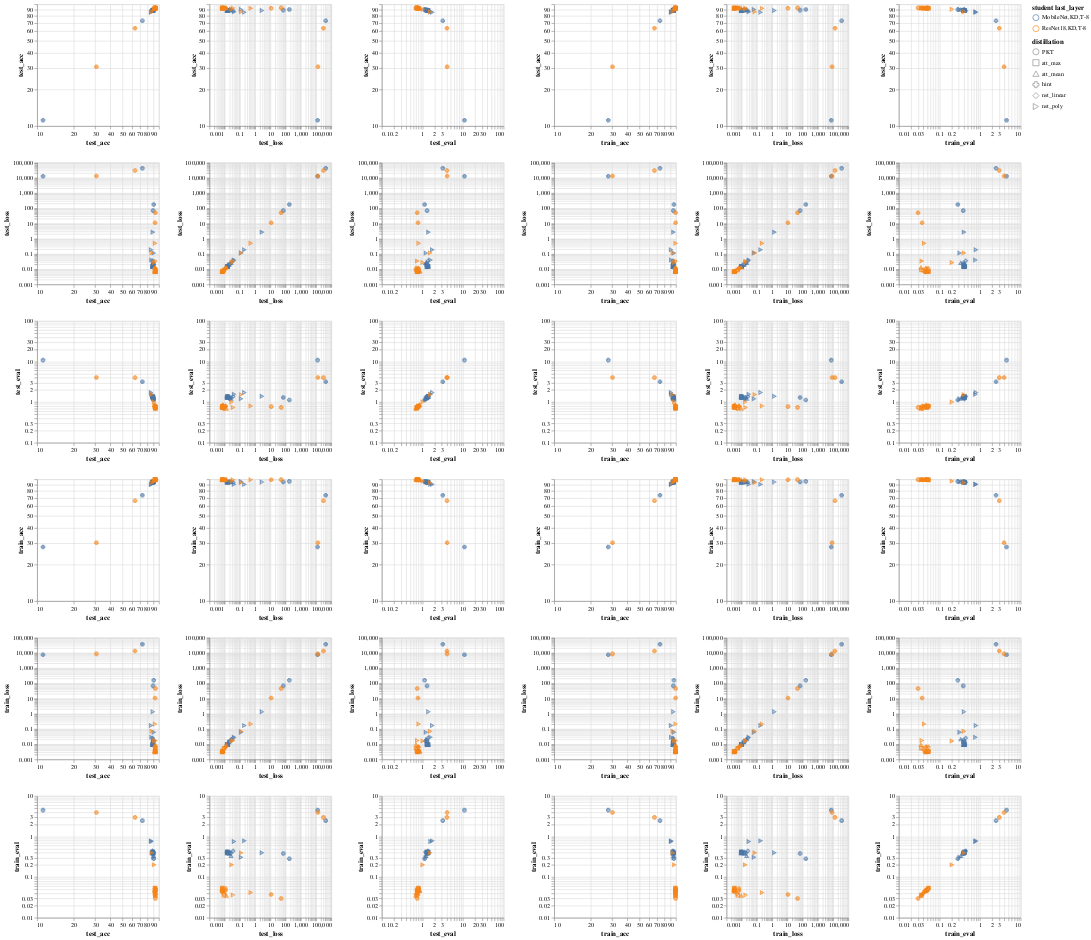

The notebook cell saved with this chart:
### Code cell
detalle=['test_acc', 'test_loss', 'test_eval',
               'train_acc','train_loss', 'train_eval']


scale="log"
chart=alt.Chart(data).mark_point().encode(
    alt.X(alt.repeat("column"), 
          type='quantitative',
          scale=alt.Scale(zero=False,base=10,type=scale)),
    alt.Y(alt.repeat("row"), 
          type='quantitative',
          scale=alt.Scale(zero=False,base=10,type=scale)),
    color='student last_layer',
    shape='distillation'
).properties(
    width=200,
    height=200
).repeat(
    row=detalle,
    column=detalle
)

chart

### Figure 1 — Vega-Lite specification as saved in the notebook (floating-point values rounded to 4 significant figures)
{"config": {"view": {"continuousWidth": 400, "continuousHeight": 300}}, "repeat": {"column": ["test_acc", "test_loss", "test_eval", "train_acc", "train_loss", "train_eval"], "row": ["test_acc", "test_loss", "test_eval", "train_acc", "train_loss", "train_eval"]}, "spec": {"data": {"name": "data-3d3782c6174c04889a904d5ee983986b"}, "mark": "point", "encoding": {"color": {"type": "nominal", "field": "student last_layer"}, "shape": {"type": "nominal", "field": "distillation"}, "x": {"type": "quantitative", "field": {"repeat": "column"}, "scale": {"base": 10, "type": "log", "zero": false}}, "y": {"type": "quantitative", "field": {"repeat": "row"}, "scale": {"base": 10, "type": "log", "zero": false}}}, "height": 200, "width": 200}, "$schema": "https://vega.github.io/schema/vega-lite/v4.0.2.json", "datasets": {"data-3d3782c6174c04889a904d5ee983986b": [{"Unnamed: 0": 0, "test_acc": 88.77, "test_teacher/acc": 93.94, "test_loss": 0.01508, "test_eval": 1.395, "train_acc": 94.67, "train_teacher/acc": 99.89, "train_loss": 0.009206, "train_eval": 0.4134, "epoch": 50, "lr": 0.001, "resume": false, "epochs": 50, "pre": 50, "train_batch_size": 128, "test_batch_size": 128, "student": "MobileNet", "teacher": "ResNet101", "distillation": "att_max", "last_layer": "KD,T-8", "student_layer": 6, "teacher_layer": 26, "layer": 0, "transform": "none,", "dataset": "cifar10,", "exp_name": "las", "student last_layer": "MobileNet,KD,T-8"}, {"Unnamed: 0": 1, "test_acc": 89.1, "test_teacher/acc": 93.94, "test_loss": 0.01436, "test_eval": 1.279, "train_acc": 94.7, "train_teacher/acc": 99.88, "train_loss": 0.009395, "train_eval": 0.4169, "epoch": 50, "lr": 0.001, "resume": false, "epochs": 50, "pre": 50, "train_batch_size": 128, "test_batch_size": 128, "student": "MobileNet", "teacher": "ResNet101", "distillation": "att_max", "last_layer": "KD,T-8", "student_layer": 15, "teacher_layer": 56, "layer": 1, "transform": "none,", "dataset": "cifar10,", "exp_name": "las", "student last_layer": "MobileNet,KD,T-8"}, {"Unnamed: 0": 2, "test_acc": 89.04, "test_teacher/acc": 93.94, "test_loss": 0.01553, "test_eval": 1.353, "train_acc": 94.83, "train_teacher/acc": 99.91, "train_loss": 0.00936, "train_eval": 0.3952, "epoch": 50, "lr": 0.001, "resume": false, "epochs": 50, "pre": 50, "train_batch_size": 128, "test_batch_size": 128, "student": "MobileNet", "teacher": "ResNet101", "distillation": "att_max", "last_layer": "KD,T-8", "student_layer": 26, "teacher_layer": 219, "layer": 2, "transform": "none,", "dataset": "cifar10,", "exp_name": "las", "student last_layer": "MobileNet,KD,T-8"}, {"Unnamed: 0": 3, "test_acc": 89.46, "test_teacher/acc": 93.94, "test_loss": 0.01944, "test_eval": 1.299, "train_acc": 95.11, "train_teacher/acc": 99.91, "train_loss": 0.01402, "train_eval": 0.3856, "epoch": 50, "lr": 0.001, "resume": false, "epochs": 50, "pre": 50, "train_batch_size": 128, "test_batch_size": 128, "student": "MobileNet", "teacher": "ResNet101", "distillation": "att_max", "last_layer": "KD,T-8", "student_layer": 55, "teacher_layer": 239, "layer": 3, "transform": "none,", "dataset": "cifar10,", "exp_name": "las", "student last_layer": "MobileNet,KD,T-8"}, {"Unnamed: 0": 4, "test_acc": 89.5, "test_teacher/acc": 93.94, "test_loss": 0.01519, "test_eval": 1.348, "train_acc": 94.72, "train_teacher/acc": 99.88, "train_loss": 0.009325, "train_eval": 0.4083, "epoch": 50, "lr": 0.001, "resume": false, "epochs": 50, "pre": 50, "train_batch_size": 128, "test_batch_size": 128, "student": "MobileNet", "teacher": "ResNet101", "distillation": "att_mean", "last_layer": "KD,T-8", "student_layer": 6, "teacher_layer": 26, "layer": 0, "transform": "none,", "dataset": "cifar10,", "exp_name": "las", "student last_layer": "MobileNet,KD,T-8"}, {"Unnamed: 0": 5, "test_acc": 89.31, "test_teacher/acc": 93.94, "test_loss": 0.0147, "test_eval": 1.32, "train_acc": 95.01, "train_teacher/acc": 99.88, "train_loss": 0.009293, "train_eval": 0.3877, "epoch": 50, "lr": 0.001, "resume": false, "epochs": 50, "pre": 50, "train_batch_size": 128, "test_batch_size": 128, "student": "MobileNet", "teacher": "ResNet101", "distillation": "att_mean", "last_layer": "KD,T-8", "student_layer": 15, "teacher_layer": 56, "layer": 1, "transform": "none,", "dataset": "cifar10,", "exp_name": "las", "student last_layer": "MobileNet,KD,T-8"}, {"Unnamed: 0": 6, "test_acc": 88.59, "test_teacher/acc": 93.94, "test_loss": 0.01586, "test_eval": 1.387, "train_acc": 94.92, "train_teacher/acc": 99.91, "train_loss": 0.01017, "train_eval": 0.4011, "epoch": 50, "lr": 0.001, "resume": false, "epochs": 50, "pre": 50, "train_batch_size": 128, "test_batch_size": 128, "student": "MobileNet", "teacher": "ResNet101", "distillation": "att_mean", "last_layer": "KD,T-8", "student_layer": 26, "teacher_layer": 219, "layer": 2, "transform": "none,", "dataset": "cifar10,", "exp_name": "las", "student last_layer": "MobileNet,KD,T-8"}, {"Unnamed: 0": 7, "test_acc": 90.2, "test_teacher/acc": 93.94, "test_loss": 0.02588, "test_eval": 1.214, "train_acc": 95.38, "train_teacher/acc": 99.91, "train_loss": 0.02096, "train_eval": 0.3339, "epoch": 50, "lr": 0.001, "resume": false, "epochs": 50, "pre": 50, "train_batch_size": 128, "test_batch_size": 128, "student": "MobileNet", "teacher": "ResNet101", "distillation": "att_mean", "last_layer": "KD,T-8", "student_layer": 55, "teacher_layer": 239, "layer": 3, "transform": "none,", "dataset": "cifar10,", "exp_name": "las", "student last_layer": "MobileNet,KD,T-8"}, {"Unnamed: 0": 8, "test_acc": 89.5, "test_teacher/acc": 93.94, "test_loss": 70.4, "test_eval": 1.299, "train_acc": 95.14, "train_teacher/acc": 99.91, "train_loss": 67.8, "train_eval": 0.3845, "epoch": 50, "lr": 0.001, "resume": false, "epochs": 50, "pre": 50, "train_batch_size": 128, "test_batch_size": 128, "student": "MobileNet", "teacher": "ResNet101", "distillation": "hint", "last_layer": "KD,T-8", "student_layer": 6, "teacher_layer": 26, "layer": 0, "transform": "none,", "dataset": "cifar10,", "exp_name": "las", "student last_layer": "MobileNet,KD,T-8"}, {"Unnamed: 0": 9, "test_acc": 90.62, "test_teacher/acc": 93.94, "test_loss": 175.7, "test_eval": 1.134, "train_acc": 96.14, "train_teacher/acc": 99.91, "train_loss": 160.7, "train_eval": 0.283, "epoch": 50, "lr": 0.001, "resume": false, "epochs": 50, "pre": 50, "train_batch_size": 128, "test_batch_size": 128, "student": "MobileNet", "teacher": "ResNet101", "distillation": "hint", "last_layer": "KD,T-8", "student_layer": 15, "teacher_layer": 56, "layer": 1, "transform": "none,", "dataset": "cifar10,", "exp_name": "las", "student last_layer": "MobileNet,KD,T-8"}, {"Unnamed: 0": 10, "test_acc": 73.12, "test_teacher/acc": 93.94, "test_loss": 43120.0, "test_eval": 3.172, "train_acc": 73.88, "train_teacher/acc": 99.91, "train_loss": 36430.0, "train_eval": 2.472, "epoch": 50, "lr": 0.001, "resume": false, "epochs": 50, "pre": 50, "train_batch_size": 128, "test_batch_size": 128, "student": "MobileNet", "teacher": "ResNet101", "distillation": "hint", "last_layer": "KD,T-8", "student_layer": 26, "teacher_layer": 219, "layer": 2, "transform": "none,", "dataset": "cifar10,", "exp_name": "las", "student last_layer": "MobileNet,KD,T-8"}, {"Unnamed: 0": 11, "test_acc": 11.17, "test_teacher/acc": 93.94, "test_loss": 12650.0, "test_eval": 10.84, "train_acc": 27.8, "train_teacher/acc": 99.92, "train_loss": 7571.0, "train_eval": 4.481, "epoch": 50, "lr": 0.001, "resume": false, "epochs": 50, "pre": 50, "train_batch_size": 128, "test_batch_size": 128, "student": "MobileNet", "teacher": "ResNet101", "distillation": "hint", "last_layer": "KD,T-8", "student_layer": 55, "teacher_layer": 239, "layer": 3, "transform": "none,", "dataset": "cifar10,", "exp_name": "las", "student last_layer": "MobileNet,KD,T-8"}, {"Unnamed: 0": 12, "test_acc": 88.5, "test_teacher/acc": 93.94, "test_loss": 0.03599, "test_eval": 1.371, "train_acc": 94.45, "train_teacher/acc": 99.9, "train_loss": 0.02538, "train_eval": 0.4435, "epoch": 50, "lr": 0.001, "resume": false, "epochs": 50, "pre": 50, "train_batch_size": 128, "test_batch_size": 128, "student": "MobileNet", "teacher": "ResNet101", "distillation": "nst_linear", "last_layer": "KD,T-8", "student_layer": 6, "teacher_layer": 26, "layer": 0, "transform": "none,", "dataset": "cifar10,", "exp_name": "las", "student last_layer": "MobileNet,KD,T-8"}, {"Unnamed: 0": 13, "test_acc": 89.55, "test_teacher/acc": 93.94, "test_loss": 0.02572, "test_eval": 1.281, "train_acc": 95.02, "train_teacher/acc": 99.89, "train_loss": 0.01884, "train_eval": 0.3872, "epoch": 50, "lr": 0.001, "resume": false, "epochs": 50, "pre": 50, "train_batch_size": 128, "test_batch_size": 128, "student": "MobileNet", "teacher": "ResNet101", "distillation": "nst_linear", "last_layer": "KD,T-8", "student_layer": 15, "teacher_layer": 56, "layer": 1, "transform": "none,", "dataset": "cifar10,", "exp_name": "las", "student last_layer": "MobileNet,KD,T-8"}, {"Unnamed: 0": 14, "test_acc": 89.52, "test_teacher/acc": 93.94, "test_loss": 0.02017, "test_eval": 1.269, "train_acc": 94.87, "train_teacher/acc": 99.9, "train_loss": 0.01419, "train_eval": 0.3965, "epoch": 50, "lr": 0.001, "resume": false, "epochs": 50, "pre": 50, "train_batch_size": 128, "test_batch_size": 128, "student": "MobileNet", "teacher": "ResNet101", "distillation": "nst_linear", "last_layer": "KD,T-8", "student_layer": 26, "teacher_layer": 219, "layer": 2, "transform": "none,", "dataset": "cifar10,", "exp_name": "las", "student last_layer": "MobileNet,KD,T-8"}, {"Unnamed: 0": 15, "test_acc": 90.33, "test_teacher/acc": 93.94, "test_loss": 0.02095, "test_eval": 1.188, "train_acc": 94.8, "train_teacher/acc": 99.89, "train_loss": 0.01567, "train_eval": 0.4163, "epoch": 50, "lr": 0.001, "resume": false, "epochs": 50, "pre": 50, "train_batch_size": 128, "test_batch_size": 128, "student": "MobileNet", "teacher": "ResNet101", "distillation": "nst_linear", "last_layer": "KD,T-8", "student_layer": 55, "teacher_layer": 239, "layer": 3, "transform": "none,", "dataset": "cifar10,", "exp_name": "las", "student last_layer": "MobileNet,KD,T-8"}, {"Unnamed: 0": 16, "test_acc": 88.83, "test_teacher/acc": 93.94, "test_loss": 2.714, "test_eval": 1.389, "train_acc": 94.99, "train_teacher/acc": 99.91, "train_loss": 1.356, "train_eval": 0.3983, "epoch": 50, "lr": 0.001, "resume": false, "epochs": 50, "pre": 50, "train_batch_size": 128, "test_batch_size": 128, "student": "MobileNet", "teacher": "ResNet101", "distillation": "nst_poly", "last_layer": "KD,T-8", "student_layer": 6, "teacher_layer": 26, "layer": 0, "transform": "none,", "dataset": "cifar10,", "exp_name": "las", "student last_layer": "MobileNet,KD,T-8"}, {"Unnamed: 0": 17, "test_acc": 90.49, "test_teacher/acc": 93.94, "test_loss": 0.1159, "test_eval": 1.207, "train_acc": 95.97, "train_teacher/acc": 99.92, "train_loss": 0.06182, "train_eval": 0.311, "epoch": 50, "lr": 0.001, "resume": false, "epochs": 50, "pre": 50, "train_batch_size": 128, "test_batch_size": 128, "student": "MobileNet", "teacher": "ResNet101", "distillation": "nst_poly", "last_layer": "KD,T-8", "student_layer": 15, "teacher_layer": 56, "layer": 1, "transform": "none,", "dataset": "cifar10,", "exp_name": "las", "student last_layer": "MobileNet,KD,T-8"}, {"Unnamed: 0": 18, "test_acc": 85.92, "test_teacher/acc": 93.94, "test_loss": 0.1898, "test_eval": 1.728, "train_acc": 90.79, "train_teacher/acc": 99.91, "train_loss": 0.1683, "train_eval": 0.7833, "epoch": 50, "lr": 0.001, "resume": false, "epochs": 50, "pre": 50, "train_batch_size": 128, "test_batch_size": 128, "student": "MobileNet", "teacher": "ResNet101", "distillation": "nst_poly", "last_layer": "KD,T-8", "student_layer": 26, "teacher_layer": 219, "layer": 2, "transform": "none,", "dataset": "cifar10,", "exp_name": "las", "student last_layer": "MobileNet,KD,T-8"}, {"Unnamed: 0": 19, "test_acc": 86.58, "test_teacher/acc": 93.94, "test_loss": 0.03997, "test_eval": 1.566, "train_acc": 91.16, "train_teacher/acc": 99.92, "train_loss": 0.0284, "train_eval": 0.7596, "epoch": 50, "lr": 0.001, "resume": false, "epochs": 50, "pre": 50, "train_batch_size": 128, "test_batch_size": 128, "student": "MobileNet", "teacher": "ResNet101", "distillation": "nst_poly", "last_layer": "KD,T-8", "student_layer": 55, "teacher_layer": 239, "layer": 3, "transform": "none,", "dataset": "cifar10,", "exp_name": "las", "student last_layer": "MobileNet,KD,T-8"}, {"Unnamed: 0": 20, "test_acc": 89.22, "test_teacher/acc": 93.94, "test_loss": 0.0144, "test_eval": 1.305, "train_acc": 94.81, "train_teacher/acc": 99.89, "train_loss": 0.009154, "train_eval": 0.416, "epoch": 50, "lr": 0.001, "resume": false, "epochs": 50, "pre": 50, "train_batch_size": 128, "test_batch_size": 128, "student": "MobileNet", "teacher": "ResNet101", "distillation": "PKT", "last_layer": "KD,T-8", "student_layer": 6, "teacher_layer": 26, "layer": 0, "transform": "none,", "dataset": "cifar10,", "exp_name": "las", "student last_layer": "MobileNet,KD,T-8"}, {"Unnamed: 0": 21, "test_acc": 89.35, "test_teacher/acc": 93.94, "test_loss": 0.01377, "test_eval": 1.292, "train_acc": 94.77, "train_teacher/acc": 99.91, "train_loss": 0.009018, "train_eval": 0.4045, "epoch": 50, "lr": 0.001, "resume": false, "epochs": 50, "pre": 50, "train_batch_size": 128, "test_batch_size": 128, "student": "MobileNet", "teacher": "ResNet101", "distillation": "PKT", "last_layer": "KD,T-8", "student_layer": 15, "teacher_layer": 56, "layer": 1, "transform": "none,", "dataset": "cifar10,", "exp_name": "las", "student last_layer": "MobileNet,KD,T-8"}, {"Unnamed: 0": 22, "test_acc": 88.79, "test_teacher/acc": 93.94, "test_loss": 0.01453, "test_eval": 1.352, "train_acc": 94.54, "train_teacher/acc": 99.91, "train_loss": 0.009427, "train_eval": 0.4243, "epoch": 50, "lr": 0.001, "resume": false, "epochs": 50, "pre": 50, "train_batch_size": 128, "test_batch_size": 128, "student": "MobileNet", "teacher": "ResNet101", "distillation": "PKT", "last_layer": "KD,T-8", "student_layer": 26, "teacher_layer": 219, "layer": 2, "transform": "none,", "dataset": "cifar10,", "exp_name": "las", "student last_layer": "MobileNet,KD,T-8"}, {"Unnamed: 0": 23, "test_acc": 89.61, "test_teacher/acc": 93.94, "test_loss": 0.01479, "test_eval": 1.33, "train_acc": 94.86, "train_teacher/acc": 99.91, "train_loss": 0.009168, "train_eval": 0.4039, "epoch": 50, "lr": 0.001, "resume": false, "epochs": 50, "pre": 50, "train_batch_size": 128, "test_batch_size": 128, "student": "MobileNet", "teacher": "ResNet101", "distillation": "PKT", "last_layer": "KD,T-8", "student_layer": 55, "teacher_layer": 239, "layer": 3, "transform": "none,", "dataset": "cifar10,", "exp_name": "las", "student last_layer": "MobileNet,KD,T-8"}, {"Unnamed: 0": 24, "test_acc": 93.0, "test_teacher/acc": 93.94, "test_loss": 0.006939, "test_eval": 0.7465, "train_acc": 99.04, "train_teacher/acc": 99.92, "train_loss": 0.003131, "train_eval": 0.04648, "epoch": 50, "lr": 0.001, "resume": false, "epochs": 50, "pre": 50, "train_batch_size": 128, "test_batch_size": 128, "student": "ResNet18", "teacher": "ResNet101", "distillation": "att_max", "last_layer": "KD,T-8", "student_layer": 10, "teacher_layer": 26, "layer": 0, "transform": "none,", "dataset": "cifar10,", "exp_name": "las", "student last_layer": "ResNet18,KD,T-8"}, {"Unnamed: 0": 25, "test_acc": 92.91, "test_teacher/acc": 93.94, "test_loss": 0.007031, "test_eval": 0.7931, "train_acc": 98.93, "train_teacher/acc": 99.9, "train_loss": 0.003364, "train_eval": 0.05394, "epoch": 50, "lr": 0.001, "resume": false, "epochs": 50, "pre": 50, "train_batch_size": 128, "test_batch_size": 128, "student": "ResNet18", "teacher": "ResNet101", "distillation": "att_max", "last_layer": "KD,T-8", "student_layer": 23, "teacher_layer": 56, "layer": 1, "transform": "none,", "dataset": "cifar10,", "exp_name": "las", "student last_layer": "ResNet18,KD,T-8"}, {"Unnamed: 0": 26, "test_acc": 93.27, "test_teacher/acc": 93.94, "test_loss": 0.006877, "test_eval": 0.7336, "train_acc": 99.03, "train_teacher/acc": 99.86, "train_loss": 0.003446, "train_eval": 0.04912, "epoch": 50, "lr": 0.001, "resume": false, "epochs": 50, "pre": 50, "train_batch_size": 128, "test_batch_size": 128, "student": "ResNet18", "teacher": "ResNet101", "distillation": "att_max", "last_layer": "KD,T-8", "student_layer": 35, "teacher_layer": 219, "layer": 2, "transform": "none,", "dataset": "cifar10,", "exp_name": "las", "student last_layer": "ResNet18,KD,T-8"}, {"Unnamed: 0": 27, "test_acc": 93.29, "test_teacher/acc": 93.94, "test_loss": 0.008951, "test_eval": 0.7217, "train_acc": 99.19, "train_teacher/acc": 99.9, "train_loss": 0.005458, "train_eval": 0.0357, "epoch": 50, "lr": 0.001, "resume": false, "epochs": 50, "pre": 50, "train_batch_size": 128, "test_batch_size": 128, "student": "ResNet18", "teacher": "ResNet101", "distillation": "att_max", "last_layer": "KD,T-8", "student_layer": 46, "teacher_layer": 239, "layer": 3, "transform": "none,", "dataset": "cifar10,", "exp_name": "las", "student last_layer": "ResNet18,KD,T-8"}, {"Unnamed: 0": 28, "test_acc": 92.56, "test_teacher/acc": 93.94, "test_loss": 0.007214, "test_eval": 0.8452, "train_acc": 98.97, "train_teacher/acc": 99.89, "train_loss": 0.003202, "train_eval": 0.04846, "epoch": 50, "lr": 0.001, "resume": false, "epochs": 50, "pre": 50, "train_batch_size": 128, "test_batch_size": 128, "student": "ResNet18", "teacher": "ResNet101", "distillation": "att_mean", "last_layer": "KD,T-8", "student_layer": 10, "teacher_layer": 26, "layer": 0, "transform": "none,", "dataset": "cifar10,", "exp_name": "las", "student last_layer": "ResNet18,KD,T-8"}, {"Unnamed: 0": 29, "test_acc": 93.14, "test_teacher/acc": 93.94, "test_loss": 0.006817, "test_eval": 0.7617, "train_acc": 99.03, "train_teacher/acc": 99.92, "train_loss": 0.003258, "train_eval": 0.04956, "epoch": 50, "lr": 0.001, "resume": false, "epochs": 50, "pre": 50, "train_batch_size": 128, "test_batch_size": 128, "student": "ResNet18", "teacher": "ResNet101", "distillation": "att_mean", "last_layer": "KD,T-8", "student_layer": 23, "teacher_layer": 56, "layer": 1, "transform": "none,", "dataset": "cifar10,", "exp_name": "las", "student last_layer": "ResNet18,KD,T-8"}, {"Unnamed: 0": 30, "test_acc": 92.65, "test_teacher/acc": 93.94, "test_loss": 0.007827, "test_eval": 0.8556, "train_acc": 99.05, "train_teacher/acc": 99.91, "train_loss": 0.003647, "train_eval": 0.04582, "epoch": 50, "lr": 0.001, "resume": false, "epochs": 50, "pre": 50, "train_batch_size": 128, "test_batch_size": 128, "student": "ResNet18", "teacher": "ResNet101", "distillation": "att_mean", "last_layer": "KD,T-8", "student_layer": 35, "teacher_layer": 219, "layer": 2, "transform": "none,", "dataset": "cifar10,", "exp_name": "las", "student last_layer": "ResNet18,KD,T-8"}, {"Unnamed: 0": 31, "test_acc": 93.47, "test_teacher/acc": 93.94, "test_loss": 0.0129, "test_eval": 0.692, "train_acc": 99.2, "train_teacher/acc": 99.89, "train_loss": 0.009162, "train_eval": 0.03493, "epoch": 50, "lr": 0.001, "resume": false, "epochs": 50, "pre": 50, "train_batch_size": 128, "test_batch_size": 128, "student": "ResNet18", "teacher": "ResNet101", "distillation": "att_mean", "last_layer": "KD,T-8", "student_layer": 46, "teacher_layer": 239, "layer": 3, "transform": "none,", "dataset": "cifar10,", "exp_name": "las", "student last_layer": "ResNet18,KD,T-8"}, {"Unnamed: 0": 32, "test_acc": 92.9, "test_teacher/acc": 93.94, "test_loss": 11.29, "test_eval": 0.7762, "train_acc": 99.2, "train_teacher/acc": 99.89, "train_loss": 10.88, "train_eval": 0.0373, "epoch": 50, "lr": 0.001, "resume": false, "epochs": 50, "pre": 50, "train_batch_size": 128, "test_batch_size": 128, "student": "ResNet18", "teacher": "ResNet101", "distillation": "hint", "last_layer": "KD,T-8", "student_layer": 10, "teacher_layer": 26, "layer": 0, "transform": "none,", "dataset": "cifar10,", "exp_name": "las", "student last_layer": "ResNet18,KD,T-8"}, {"Unnamed: 0": 33, "test_acc": 93.39, "test_teacher/acc": 93.94, "test_loss": 50.91, "test_eval": 0.7433, "train_acc": 99.35, "train_teacher/acc": 99.92, "train_loss": 46.14, "train_eval": 0.0297, "epoch": 50, "lr": 0.001, "resume": false, "epochs": 50, "pre": 50, "train_batch_size": 128, "test_batch_size": 128, "student": "ResNet18", "teacher": "ResNet101", "distillation": "hint", "last_layer": "KD,T-8", "student_layer": 23, "teacher_layer": 56, "layer": 1, "transform": "none,", "dataset": "cifar10,", "exp_name": "las", "student last_layer": "ResNet18,KD,T-8"}, {"Unnamed: 0": 34, "test_acc": 63.59, "test_teacher/acc": 93.94, "test_loss": 30620.0, "test_eval": 4.019, "train_acc": 66.55, "train_teacher/acc": 99.91, "train_loss": 13250.0, "train_eval": 2.972, "epoch": 50, "lr": 0.001, "resume": false, "epochs": 50, "pre": 50, "train_batch_size": 128, "test_batch_size": 128, "student": "ResNet18", "teacher": "ResNet101", "distillation": "hint", "last_layer": "KD,T-8", "student_layer": 35, "teacher_layer": 219, "layer": 2, "transform": "none,", "dataset": "cifar10,", "exp_name": "las", "student last_layer": "ResNet18,KD,T-8"}, {"Unnamed: 0": 35, "test_acc": 30.65, "test_teacher/acc": 93.94, "test_loss": 13230.0, "test_eval": 4.058, "train_acc": 30.12, "train_teacher/acc": 99.91, "train_loss": 8551.0, "train_eval": 3.898, "epoch": 50, "lr": 0.001, "resume": false, "epochs": 50, "pre": 50, "train_batch_size": 128, "test_batch_size": 128, "student": "ResNet18", "teacher": "ResNet101", "distillation": "hint", "last_layer": "KD,T-8", "student_layer": 46, "teacher_layer": 239, "layer": 3, "transform": "none,", "dataset": "cifar10,", "exp_name": "las", "student last_layer": "ResNet18,KD,T-8"}, {"Unnamed: 0": 36, "test_acc": 92.89, "test_teacher/acc": 93.94, "test_loss": 0.01084, "test_eval": 0.7738, "train_acc": 99.06, "train_teacher/acc": 99.9, "train_loss": 0.006382, "train_eval": 0.04579, "epoch": 50, "lr": 0.001, "resume": false, "epochs": 50, "pre": 50, "train_batch_size": 128, "test_batch_size": 128, "student": "ResNet18", "teacher": "ResNet101", "distillation": "nst_linear", "last_layer": "KD,T-8", "student_layer": 10, "teacher_layer": 26, "layer": 0, "transform": "none,", "dataset": "cifar10,", "exp_name": "las", "student last_layer": "ResNet18,KD,T-8"}, {"Unnamed: 0": 37, "test_acc": 92.82, "test_teacher/acc": 93.94, "test_loss": 0.01146, "test_eval": 0.8084, "train_acc": 98.98, "train_teacher/acc": 99.92, "train_loss": 0.006565, "train_eval": 0.05312, "epoch": 50, "lr": 0.001, "resume": false, "epochs": 50, "pre": 50, "train_batch_size": 128, "test_batch_size": 128, "student": "ResNet18", "teacher": "ResNet101", "distillation": "nst_linear", "last_layer": "KD,T-8", "student_layer": 23, "teacher_layer": 56, "layer": 1, "transform": "none,", "dataset": "cifar10,", "exp_name": "las", "student last_layer": "ResNet18,KD,T-8"}, {"Unnamed: 0": 38, "test_acc": 93.76, "test_teacher/acc": 93.94, "test_loss": 0.00843, "test_eval": 0.692, "train_acc": 99.2, "train_teacher/acc": 99.91, "train_loss": 0.004905, "train_eval": 0.03824, "epoch": 50, "lr": 0.001, "resume": false, "epochs": 50, "pre": 50, "train_batch_size": 128, "test_batch_size": 128, "student": "ResNet18", "teacher": "ResNet101", "distillation": "nst_linear", "last_layer": "KD,T-8", "student_layer": 35, "teacher_layer": 219, "layer": 2, "transform": "none,", "dataset": "cifar10,", "exp_name": "las", "student last_layer": "ResNet18,KD,T-8"}, {"Unnamed: 0": 39, "test_acc": 92.74, "test_teacher/acc": 93.94, "test_loss": 0.01167, "test_eval": 0.7838, "train_acc": 99.01, "train_teacher/acc": 99.91, "train_loss": 0.006766, "train_eval": 0.04811, "epoch": 50, "lr": 0.001, "resume": false, "epochs": 50, "pre": 50, "train_batch_size": 128, "test_batch_size": 128, "student": "ResNet18", "teacher": "ResNet101", "distillation": "nst_linear", "last_layer": "KD,T-8", "student_layer": 46, "teacher_layer": 239, "layer": 3, "transform": "none,", "dataset": "cifar10,", "exp_name": "las", "student last_layer": "ResNet18,KD,T-8"}, {"Unnamed: 0": 40, "test_acc": 92.54, "test_teacher/acc": 93.94, "test_loss": 0.5012, "test_eval": 0.8025, "train_acc": 99.1, "train_teacher/acc": 99.9, "train_loss": 0.2098, "train_eval": 0.04166, "epoch": 50, "lr": 0.001, "resume": false, "epochs": 50, "pre": 50, "train_batch_size": 128, "test_batch_size": 128, "student": "ResNet18", "teacher": "ResNet101", "distillation": "nst_poly", "last_layer": "KD,T-8", "student_layer": 10, "teacher_layer": 26, "layer": 0, "transform": "none,", "dataset": "cifar10,", "exp_name": "las", "student last_layer": "ResNet18,KD,T-8"}, {"Unnamed: 0": 41, "test_acc": 93.24, "test_teacher/acc": 93.94, "test_loss": 0.03394, "test_eval": 0.7357, "train_acc": 99.25, "train_teacher/acc": 99.93, "train_loss": 0.0175, "train_eval": 0.03633, "epoch": 50, "lr": 0.001, "resume": false, "epochs": 50, "pre": 50, "train_batch_size": 128, "test_batch_size": 128, "student": "ResNet18", "teacher": "ResNet101", "distillation": "nst_poly", "last_layer": "KD,T-8", "student_layer": 23, "teacher_layer": 56, "layer": 1, "transform": "none,", "dataset": "cifar10,", "exp_name": "las", "student last_layer": "ResNet18,KD,T-8"}, {"Unnamed: 0": 42, "test_acc": 86.85, "test_teacher/acc": 93.94, "test_loss": 0.1173, "test_eval": 1.532, "train_acc": 93.83, "train_teacher/acc": 99.91, "train_loss": 0.07008, "train_eval": 0.3967, "epoch": 50, "lr": 0.001, "resume": false, "epochs": 50, "pre": 50, "train_batch_size": 128, "test_batch_size": 128, "student": "ResNet18", "teacher": "ResNet101", "distillation": "nst_poly", "last_layer": "KD,T-8", "student_layer": 35, "teacher_layer": 219, "layer": 2, "transform": "none,", "dataset": "cifar10,", "exp_name": "las", "student last_layer": "ResNet18,KD,T-8"}, {"Unnamed: 0": 43, "test_acc": 91.0, "test_teacher/acc": 93.94, "test_loss": 0.02765, "test_eval": 1.006, "train_acc": 96.57, "train_teacher/acc": 99.93, "train_loss": 0.0164, "train_eval": 0.201, "epoch": 50, "lr": 0.001, "resume": false, "epochs": 50, "pre": 50, "train_batch_size": 128, "test_batch_size": 128, "student": "ResNet18", "teacher": "ResNet101", "distillation": "nst_poly", "last_layer": "KD,T-8", "student_layer": 46, "teacher_layer": 239, "layer": 3, "transform": "none,", "dataset": "cifar10,", "exp_name": "las", "student last_layer": "ResNet18,KD,T-8"}, {"Unnamed: 0": 44, "test_acc": 92.88, "test_teacher/acc": 93.94, "test_loss": 0.006906, "test_eval": 0.7867, "train_acc": 99.08, "train_teacher/acc": 99.91, "train_loss": 0.003107, "train_eval": 0.04384, "epoch": 50, "lr": 0.001, "resume": false, "epochs": 50, "pre": 50, "train_batch_size": 128, "test_batch_size": 128, "student": "ResNet18", "teacher": "ResNet101", "distillation": "PKT", "last_layer": "KD,T-8", "student_layer": 10, "teacher_layer": 26, "layer": 0, "transform": "none,", "dataset": "cifar10,", "exp_name": "las", "student last_layer": "ResNet18,KD,T-8"}, {"Unnamed: 0": 45, "test_acc": 93.41, "test_teacher/acc": 93.94, "test_loss": 0.006757, "test_eval": 0.77, "train_acc": 98.99, "train_teacher/acc": 99.89, "train_loss": 0.003212, "train_eval": 0.05201, "epoch": 50, "lr": 0.001, "resume": false, "epochs": 50, "pre": 50, "train_batch_size": 128, "test_batch_size": 128, "student": "ResNet18", "teacher": "ResNet101", "distillation": "PKT", "last_layer": "KD,T-8", "student_layer": 23, "teacher_layer": 56, "layer": 1, "transform": "none,", "dataset": "cifar10,", "exp_name": "las", "student last_layer": "ResNet18,KD,T-8"}, {"Unnamed: 0": 46, "test_acc": 92.7, "test_teacher/acc": 93.94, "test_loss": 0.007269, "test_eval": 0.8137, "train_acc": 98.97, "train_teacher/acc": 99.89, "train_loss": 0.003196, "train_eval": 0.05339, "epoch": 50, "lr": 0.001, "resume": false, "epochs": 50, "pre": 50, "train_batch_size": 128, "test_batch_size": 128, "student": "ResNet18", "teacher": "ResNet101", "distillation": "PKT", "last_layer": "KD,T-8", "student_layer": 35, "teacher_layer": 219, "layer": 2, "transform": "none,", "dataset": "cifar10,", "exp_name": "las", "student last_layer": "ResNet18,KD,T-8"}, {"Unnamed: 0": 47, "test_acc": 93.26, "test_teacher/acc": 93.94, "test_loss": 0.006542, "test_eval": 0.747, "train_acc": 99.07, "train_teacher/acc": 99.89, "train_loss": 0.003151, "train_eval": 0.04638, "epoch": 50, "lr": 0.001, "resume": false, "epochs": 50, "pre": 50, "train_batch_size": 128, "test_batch_size": 128, "student": "ResNet18", "teacher": "ResNet101", "distillation": "PKT", "last_layer": "KD,T-8", "student_layer": 46, "teacher_layer": 239, "layer": 3, "transform": "none,", "dataset": "cifar10,", "exp_name": "las", "student last_layer": "ResNet18,KD,T-8"}]}}
